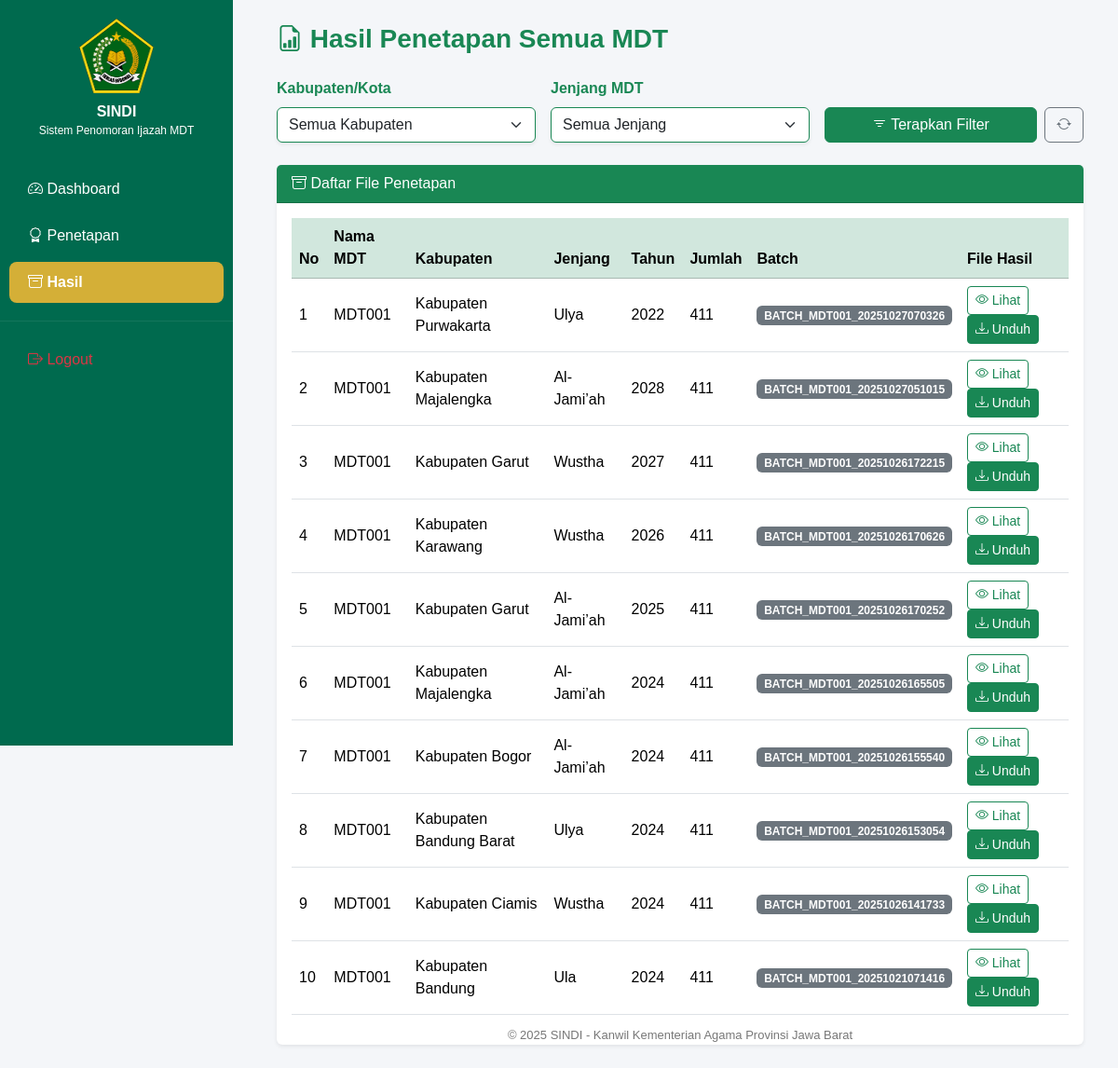
Screenshot of /hasil_kanwil (signed in) with the database file from the repository.
### tables this page shows
CREATE TABLE pengajuan (
    id INTEGER PRIMARY KEY AUTOINCREMENT,
    nama_mdt TEXT,
    jenjang TEXT,
    tahun_pelajaran TEXT,
    jumlah_lulus INTEGER,
    file_lulusan TEXT,
    tanggal_pengajuan TEXT,
    status TEXT,
    nomor_batch TEXT,
    rekomendasi_file TEXT,
    mdt_id INTEGER,
    kabupaten TEXT,
    alasan TEXT,
    tanggal_verifikasi TEXT,
    verifikator TEXT
, file_hasil TEXT);

### app_gateway.py (the view)
@app.route("/hasil_kanwil")
@require_role(["kanwil", "admin"])
def hasil_kanwil():
    from services.mdt_service import list_hasil_penetapan
    user = current_user()
    kabupaten_dipilih = request.args.get("kabupaten", "")
    jenjang_dipilih = request.args.get("jenjang", "")
    hasil_list = list_hasil_penetapan(kabupaten=kabupaten_dipilih or None, jenjang=jenjang_dipilih or None)
    daftar_kabupaten = sorted({row["kabupaten"] for row in hasil_list if row["kabupaten"]})
    daftar_jenjang = sorted({row["jenjang"] for row in hasil_list if row["jenjang"]})
    return render_template(
        "hasil_kanwil.html",
        user=user,
        hasil_list=hasil_list,
        daftar_kabupaten=daftar_kabupaten,
        daftar_jenjang=daftar_jenjang,
        kabupaten_dipilih=kabupaten_dipilih,
        jenjang_dipilih=jenjang_dipilih
    )

### services/auth_service.py (called while the page is built)
def current_user():
    return session.get("user")

def require_role(roles):
    if isinstance(roles, str):
        roles = [roles]
    def decorator(fn):
        @wraps(fn)
        def wrapper(*args, **kwargs):
            user = current_user()
            if not user:
                flash("⚠️ Anda harus login terlebih dahulu.", "warning")
                return redirect(url_for("login"))
            if user["role"] not in roles:
                flash("⛔ Akses ditolak: Anda tidak memiliki izin untuk halaman ini.", "danger")
                return redirect(url_for("dashboard"))
            return fn(*args, **kwargs)
        return wrapper
    return decorator

### services/mdt_service.py (called while the page is built)
def _conn():
    return sqlite3.connect(DB_NAME)

### templates/hasil_kanwil.html (shortened to what this page needs)
{% extends 'base.html' %}
{% block content %}
<div class="container-fluid">
  <div class="d-flex justify-content-between align-items-center mb-4">
    <h3 class="fw-bold text-success mb-0">
      <i class="bi bi-file-earmark-bar-graph"></i> Hasil Penetapan Semua MDT
    </h3>
  </div>
  <form method="GET" class="row g-3 align-items-end mb-4">
    <div class="col-md-4">
      <label class="form-label fw-semibold text-success">Kabupaten/Kota</label>
      <select name="kabupaten" class="form-select border-success shadow-sm">
        <option value="">Semua Kabupaten</option>
      </select>
    </div>
    <div class="col-md-4">
      <label class="form-label fw-semibold text-success">Jenjang MDT</label>
      <select name="jenjang" class="form-select border-success shadow-sm">
        <option value="">Semua Jenjang</option>
      </select>
    </div>
    <div class="col-md-4 d-flex gap-2">
      <button type="submit" class="btn btn-success flex-grow-1">
        <i class="bi bi-filter"></i> Terapkan Filter
      </button>
      <a href="{{ url_for('hasil_kanwil') }}" class="btn btn-outline-secondary">
        <i class="bi bi-arrow-repeat"></i>
      </a>
    </div>
  </form>
  {% if hasil_list %}
  <div class="card shadow-sm border-0">
    <div class="card-header bg-success text-white">
      <i class="bi bi-archive"></i> Daftar File Penetapan
    </div>
    <div class="card-body table-responsive">
      <table class="table table-hover align-middle">
        <thead class="table-success">
          <tr>
            <th>No</th>
            <th>Nama MDT</th>
            <th>Kabupaten</th>
            <th>Jenjang</th>
            <th>Tahun</th>
            <th>Jumlah</th>
            <th>Batch</th>
            <th>File Hasil</th>
          </tr>
        </thead>
        <tbody>
          {% for h in hasil_list %}
          <tr>
            <td>{{ loop.index }}</td>
            <td>{{ h.nama_mdt }}</td>
            <td>{{ h.kabupaten }}</td>
            <td>{{ h.jenjang }}</td>
            <td>{{ h.tahun }}</td>
            <td>{{ h.jumlah }}</td>
            <td><span class="badge bg-secondary">{{ h.batch }}</span></td>
            <td>
              {% if h.file_path %}
                {% set filename = h.file_path.split('/')[-1] %}
                <button class="btn btn-outline-success btn-sm" onclick="previewExcelModal('{{ filename }}')">
                  <i class="bi bi-eye"></i> Lihat
                </button>
                <a href="/hasil_excel/{{ filename }}" download class="btn btn-success btn-sm">
                  <i class="bi bi-download"></i> Unduh
                </a>
              {% else %}
                <span class="text-muted">Belum ada file</span>
              {% endif %}
            </td>
          </tr>
          {% endfor %}
        </tbody>
      </table>
    </div>
  </div>
  {% else %}
  <div class="text-center text-muted py-5">
    <i class="bi bi-inbox display-4"></i>
    <p class="mt-3">Belum ada hasil penetapan dari MDT manapun.</p>
  </div>
  {% endif %}
</div>
{% endblock %}

### templates/base.html (style rules this page uses)
body { font-family: 'Poppins', sans-serif; background-color: #f4f6f9; opacity: 0; transition: opacity 0.5s ease-in-out; }
body.loaded { opacity: 1; }
.card { opacity: 0; transform: translateY(20px); transition: all 0.6s ease-in-out; }
.card.appear { opacity: 1; transform: translateY(0); }

### rows the page displays
pengajuan: nama_mdt "MDT001", kabupaten "Kabupaten Purwakarta", jenjang "Ulya", tahun "2022", jumlah "411", batch "BATCH_MDT001_20251027070326"
pengajuan: nama_mdt "MDT001", kabupaten "Kabupaten Majalengka", jenjang "Al-Jami’ah", tahun "2028", jumlah "411", batch "BATCH_MDT001_20251027051015"
pengajuan: nama_mdt "MDT001", kabupaten "Kabupaten Garut", jenjang "Wustha", tahun "2027", jumlah "411", batch "BATCH_MDT001_20251026172215"
pengajuan: nama_mdt "MDT001", kabupaten "Kabupaten Karawang", jenjang "Wustha", tahun "2026", jumlah "411", batch "BATCH_MDT001_20251026170626"
pengajuan: nama_mdt "MDT001", kabupaten "Kabupaten Garut", jenjang "Al-Jami’ah", tahun "2025", jumlah "411", batch "BATCH_MDT001_20251026170252"
pengajuan: nama_mdt "MDT001", kabupaten "Kabupaten Majalengka", jenjang "Al-Jami’ah", tahun "2024", jumlah "411", batch "BATCH_MDT001_20251026165505"
pengajuan: nama_mdt "MDT001", kabupaten "Kabupaten Bogor", jenjang "Al-Jami’ah", tahun "2024", jumlah "411", batch "BATCH_MDT001_20251026155540"
pengajuan: nama_mdt "MDT001", kabupaten "Kabupaten Bandung Barat", jenjang "Ulya", tahun "2024", jumlah "411", batch "BATCH_MDT001_20251026153054"
pengajuan: nama_mdt "MDT001", kabupaten "Kabupaten Ciamis", jenjang "Wustha", tahun "2024", jumlah "411", batch "BATCH_MDT001_20251026141733"
pengajuan: nama_mdt "MDT001", kabupaten "Kabupaten Bandung", jenjang "Ula", tahun "2024", jumlah "411", batch "BATCH_MDT001_20251021071416"
